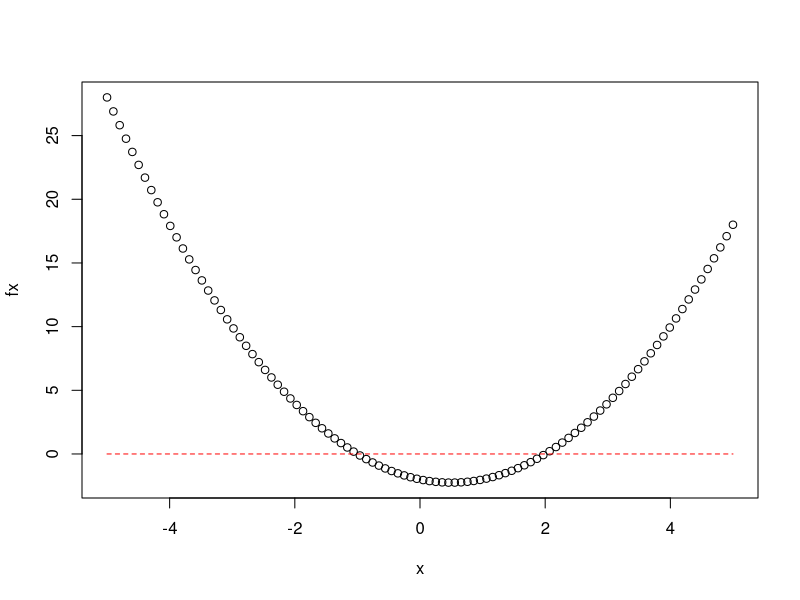

Write R code to recreate this figure.
## ---- chunk 1
a = 1
b = -1
c = -2


quadratic = function(a, b, c) {
  discriminant <- (b ^ 2) - (4 * a * c)
  result1 = (-b + sqrt(discriminant)) / (2 * a)
  result2 = (-b - sqrt(discriminant)) / (2 * a)
  result = c(result2,result1)
 
  return(result)
}


quadratic(1,-1,-2)
## ---- chunk 2
x <- seq(-5, 5, length = 100)

fx <- a * x^2 + b * x + c

plot(x,fx)

lines(x, rep(0, length(x)), col = "red", lty = 2)
